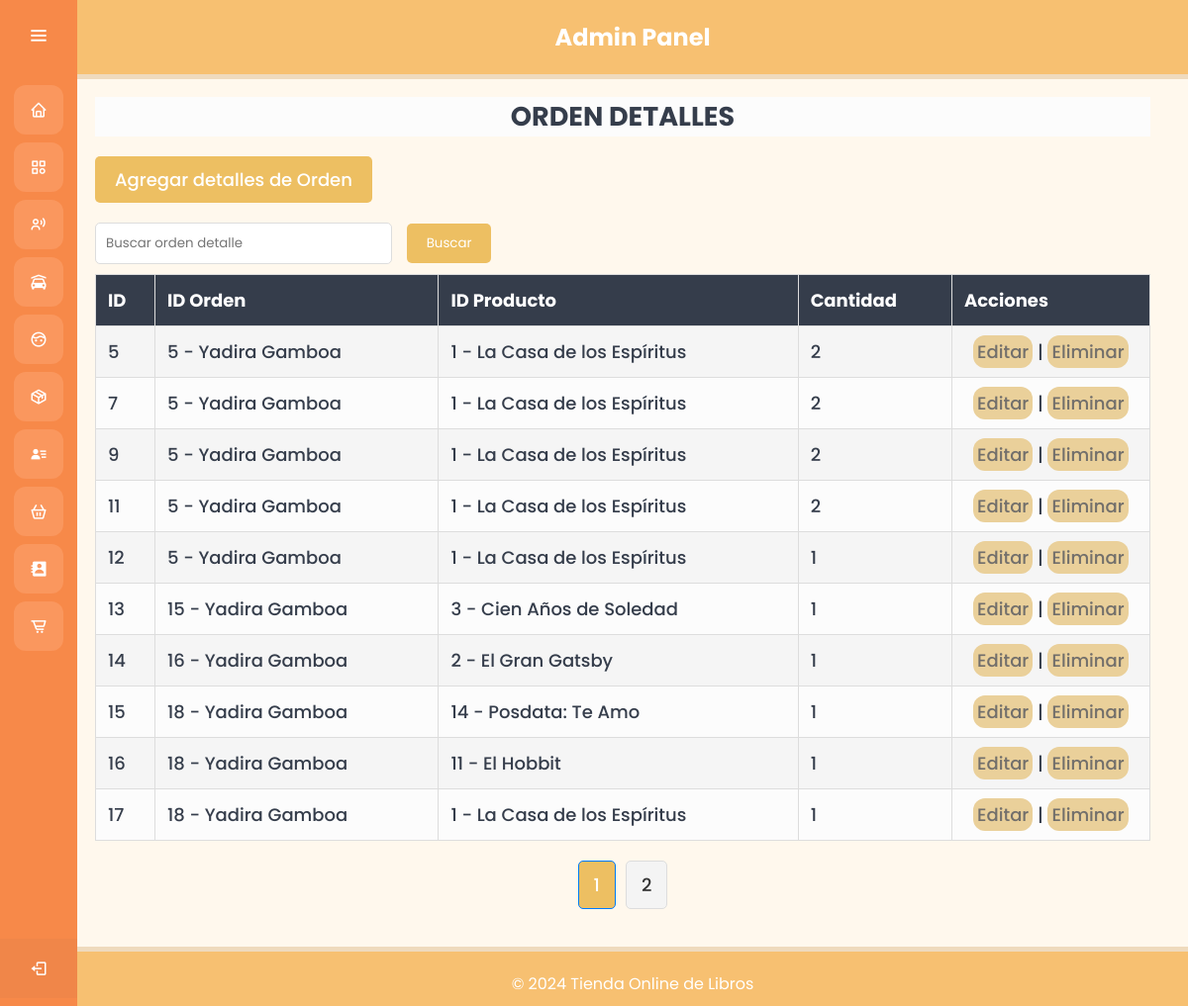
Page /admin/controllers/OrdenDetalleController.php?opcion=listar on the committed database.
### tables this page shows
CREATE TABLE `ordendetalles` (
  `ID_OrdenDetalles` int(11) NOT NULL,
  `ID_Orden` int(11) NOT NULL,
  `ID_Libro` int(11) NOT NULL,
  `Cantidad` int(11) NOT NULL
);

CREATE TABLE `clientes` (
  `ID_Cliente` int(11) NOT NULL,
  `Nombre_Cliente` varchar(255) NOT NULL,
  `Nombre_Contacto` varchar(255) NOT NULL,
  `Direccion` varchar(255) NOT NULL,
  `Ciudad` varchar(100) NOT NULL,
  `Codigo_Postal` varchar(20) NOT NULL,
  `Pais` varchar(100) NOT NULL
);

CREATE TABLE `productos` (
  `ID_Libro` int(11) NOT NULL,
  `Titulo` varchar(255) NOT NULL,
  `Autor` varchar(255) NOT NULL,
  `ISBN` varchar(13) NOT NULL,
  `ID_Proveedor` int(11) DEFAULT NULL,
  `ID_Categoria` int(11) DEFAULT NULL,
  `Editorial` varchar(255) DEFAULT NULL,
  `Fecha_Publicacion` date DEFAULT NULL,
  `Num_Paginas` int(11) DEFAULT NULL,
  `Link_Imagen` varchar(255) DEFAULT NULL,
  `Precio` decimal(10,2) NOT NULL,
  `Stock` int(11) NOT NULL
);

### admin/models/db.php (called while the page is built, shortened)
<?php
class Conexion {
    private $servername = "localhost";
    private $username = "root";
    private $password = "";
    private $dbname = "negociosdb";
    public function getConexion() {
        $conn = new mysqli($this->servername, $this->username, $this->password, $this->dbname);
        return $conn;
    }
}
?>

### admin/models/OrdenDetalle.php (called while the page is built, shortened)
<?php
include 'db.php';
class OrdenDetalle {
    private $conn;
    public function __construct() {
        $db = new Conexion();
        $this->conn = $db->getConexion();
    }
    public function listar($search = '', $limit = 10, $offset = 0) {
        $sql = "SELECT SQL_CALC_FOUND_ROWS OrdenDetalles.ID_OrdenDetalles, OrdenDetalles.ID_Orden, OrdenDetalles.ID_Libro, OrdenDetalles.Cantidad,
        Productos.Titulo AS Nombre_Libro,
        Clientes.Nombre_Cliente
        FROM OrdenDetalles
        JOIN Productos ON OrdenDetalles.ID_Libro = Productos.ID_Libro
        JOIN Ordenes ON OrdenDetalles.ID_Orden = Ordenes.ID_Orden
        JOIN Clientes ON Ordenes.ID_Cliente = Clientes.ID_Cliente
        WHERE OrdenDetalles.ID_Orden LIKE ? OR OrdenDetalles.ID_Libro LIKE ? OR Productos.titulo LIKE ? OR Clientes.Nombre_Cliente LIKE ?
        LIMIT ? OFFSET ?";
        $stmt = $this->conn->prepare($sql);
        $searchParam = "%$search%";
        $stmt->bind_param('ssssii', $searchParam, $searchParam, $searchParam, $searchParam, $limit, $offset);
        $stmt->execute();
        $result = $stmt->get_result();
        $ordenDetalles = [];
        while ($row = $result->fetch_assoc()) {
            $ordenDetalles[] = $row;
        }
        $resultTotal = $this->conn->query("SELECT FOUND_ROWS() as total");
        $totalRows = $resultTotal->fetch_assoc()['total'];
        return ['ordenDetalles' => $ordenDetalles, 'total' => $totalRows];
    }
}
?>

### admin/views/ordendetalles/index.php (the view, shortened to what this page needs)
<?php include '../views/templates/header.php'; ?>
<div class="text">
    <h1>ORDEN DETALLES</h1>
    <a href="OrdenDetalleController.php?opcion=crear" class="button">Agregar detalles de Orden</a>
    <form method="GET" action="OrdenDetalleController.php" class="search">
        <input type="text" name="search" placeholder="Buscar orden detalle" value="<?= htmlentities($search) ?>">
        <button type="submit" class="search-button">Buscar</button>
    </form>
    <table>
        <tr>
            <th>ID</th>
            <th>ID Orden</th>
            <th>ID Producto</th>
            <th>Cantidad</th>
            <th>Acciones</th>
        </tr>
        <?php if (!empty($ordenDetalles)): ?>
            <?php foreach ($ordenDetalles as $ordenDetalle): ?>
                <tr>
                    <td><?= $ordenDetalle['ID_OrdenDetalles']?></td>
                    <td><?= $ordenDetalle['ID_Orden']. " - ".  $ordenDetalle['Nombre_Cliente']?></td>
                    <td><?= $ordenDetalle['ID_Libro']. " - ".  $ordenDetalle['Nombre_Libro'] ?></td>
                    <td><?= $ordenDetalle['Cantidad'] ?></td>
                    <td class="acciones">
                        <a href="OrdenDetalleController.php?opcion=editar&id=<?= $ordenDetalle['ID_OrdenDetalles'] ?>" class="botones">Editar</a> |
                        <a href="OrdenDetalleController.php?opcion=eliminar&id=<?= $ordenDetalle['ID_OrdenDetalles'] ?>" onclick="return confirm('¿Estás seguro?')" class="botones">Eliminar</a>
                    </td>
                </tr>
            <?php endforeach; ?>
        <?php else: ?>
            <tr><td colspan="6" class="no-results">No hay orden detalles</td></tr>
        <?php endif; ?>
    </table>
    <div class="pagination">
        <?php for ($i = 1; $i <= $totalPages; $i++): ?>
            <a href="?opcion=listar&page=<?= $i ?>&search=<?= htmlentities($search) ?>" class="<?= $i == $page ? 'active' : '' ?>"><?= $i ?></a>
        <?php endfor; ?>
    </div>
</div>
<?php include '../views/templates/footer.php'; ?>

### admin/views/assets/css/table.css (style rules this page uses)
* { margin: 0; padding: 0; box-sizing: border-box; font-family: "Poppins", sans-serif; }
body, html { height: 100%; margin: 0; }
.home-section .text { display: inline-block; color: #353D4B; font-size: 18px; font-weight: 500; margin: 18px; width: 95%; }
table { width: 100%; border-collapse: collapse; margin-bottom: 20px; margin-top: 10px; }
th, td { padding: 12px; border: 1px solid #ddd; text-align: left; }
th { background-color: #353D4B; color: #fff; }
tr:nth-child(odd) { background-color: #FCFCFC; }
tr:nth-child(even) { background-color: #F5F5F5; }
.button { display: inline-block; padding: 10px 20px; margin-bottom: 20px; background-color: #EDBF62; color: #fff; text-decoration: none; border-radius: 5px; transition: background-color 0.3s; }
a { color: #3498DB; text-decoration: none; }
.botones { padding: 4px; background-color: #EAD09A; border-radius: 12px; color: #726F6B; }
.acciones { text-align: center; width: 200px; }
.text h1 { text-align: center; margin-bottom: 20px; background-color: #FCFCFC; }
.search .search-button { padding: 10px 20px; background-color: #EDBF62; color: white; border: none; border-radius: 5px; cursor: pointer; transition: background-color 0.3s; }
.search input[type="text"] { padding: 10px; width: 300px; border: 1px solid #ddd; border-radius: 5px; margin-right: 10px; }
.pagination { display: flex; justify-content: center; margin: 20px 0; }
.pagination a { margin: 0 5px; padding: 10px 15px; text-decoration: none; color: #333; background-color: #f4f4f4; border: 1px solid #ddd; border-radius: 5px; }
.pagination a.active { background-color:#EDBF62; color: #fff; border-color: #007bff; }

### rows in the picture
ordendetalles: ID_OrdenDetalles "5", ID_Orden "5", clientes.Nombre_Cliente "Yadira Gamboa", ID_Libro "1", ID_Libro.Titulo "La Casa de los Espíritus", Cantidad "2"
ordendetalles: ID_OrdenDetalles "7", ID_Orden "5", clientes.Nombre_Cliente "Yadira Gamboa", ID_Libro "1", ID_Libro.Titulo "La Casa de los Espíritus", Cantidad "2"
ordendetalles: ID_OrdenDetalles "9", ID_Orden "5", clientes.Nombre_Cliente "Yadira Gamboa", ID_Libro "1", ID_Libro.Titulo "La Casa de los Espíritus", Cantidad "2"
ordendetalles: ID_OrdenDetalles "11", ID_Orden "5", clientes.Nombre_Cliente "Yadira Gamboa", ID_Libro "1", ID_Libro.Titulo "La Casa de los Espíritus", Cantidad "2"
ordendetalles: ID_OrdenDetalles "12", ID_Orden "5", clientes.Nombre_Cliente "Yadira Gamboa", ID_Libro "1", ID_Libro.Titulo "La Casa de los Espíritus", Cantidad "1"
ordendetalles: ID_OrdenDetalles "13", ID_Orden "15", clientes.Nombre_Cliente "Yadira Gamboa", ID_Libro "3", ID_Libro.Titulo "Cien Años de Soledad", Cantidad "1"
ordendetalles: ID_OrdenDetalles "14", ID_Orden "16", clientes.Nombre_Cliente "Yadira Gamboa", ID_Libro "2", ID_Libro.Titulo "El Gran Gatsby", Cantidad "1"
ordendetalles: ID_OrdenDetalles "15", ID_Orden "18", clientes.Nombre_Cliente "Yadira Gamboa", ID_Libro "14", ID_Libro.Titulo "Posdata: Te Amo", Cantidad "1"
ordendetalles: ID_OrdenDetalles "16", ID_Orden "18", clientes.Nombre_Cliente "Yadira Gamboa", ID_Libro "11", ID_Libro.Titulo "El Hobbit", Cantidad "1"
ordendetalles: ID_OrdenDetalles "17", ID_Orden "18", clientes.Nombre_Cliente "Yadira Gamboa", ID_Libro "1", ID_Libro.Titulo "La Casa de los Espíritus", Cantidad "1"
